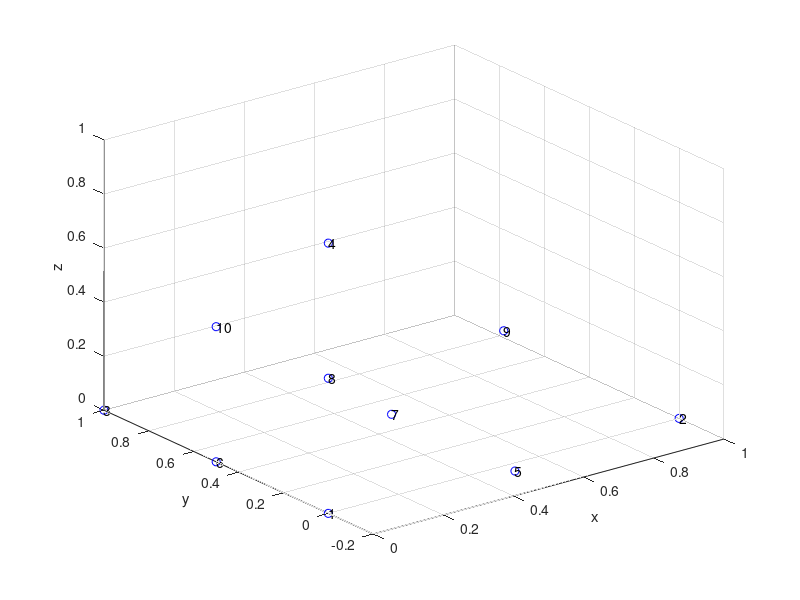

MATLAB code for this plot: (Note: this script raises an error after producing the figure.)

close all;
clear all;
clc;

addpath('../../../fluid_function_utils');

%  % Define unit tetrahedron locations
%  xI = [0,0,0];
%  xJ = [1,0,0];
%  xK = [0,1,0];
%  xL = [0,0,1];
%  xM = [0.5,0,0];
%  xN = [0.5,0.5,0];
%  xO = [0 0.5 0];
%  xP = [0 0 0.5];
%  xQ = [0.5 0 0.5];
%  xR = [0 0.5 0.5];
%  
%  nodelocs = [xI; xJ; xK; xL; xM; xN; xO; xP; xQ; xR];
%  
%  figure; hold on;
%  for m = 1:10
%    scatter3(nodelocs(m,1), nodelocs(m,2), nodelocs(m,3), 'b');
%    text(nodelocs(m,1), nodelocs(m,2), nodelocs(m,3), num2str(m));
%  end
%  xlabel('x'); ylabel('y'); zlabel('z');
%  loc1_bary = [1/3, 1/3, 1/3, 0];
%  loc2_bary = [0.6, 0.2, 0.2, 0];
%  loc3_bary = [0.2, 0.6, 0.2, 0];
%  loc4_bary = [0.2, 0.2, 0.6, 0];
%  loc1 = tet_interp(nodelocs, [1/3,1/3,1/3,0]);
%  loc2 = tet_interp(nodelocs, [0.6,0.2,0.2,0]);
%  loc3 = tet_interp(nodelocs, [0.2,0.6,0.2,0]);
%  loc4 = tet_interp(nodelocs, [0.2,0.2,0.6,0]);
%  scatter3(loc1(1), loc1(2), loc1(3), 'r');
%  scatter3(loc2(1), loc2(2), loc2(3), 'r');
%  scatter3(loc3(1), loc3(2), loc3(3), 'r');
%  scatter3(loc4(1), loc4(2), loc4(3), 'r');
%  
%  for m = 1:10
%    x = nodelocs(m,1);
%    def(m,:) = [x^2 0 0];
%  end
%  
%  nodelocs_def = nodelocs + def;
%  figure; hold on;
%  for m = 1:10
%    scatter3(nodelocs_def(m,1), nodelocs_def(m,2), nodelocs_def(m,3), 'g');
%  end
%  xlabel('x'); ylabel('y'); zlabel('z');
%  grid on;
%  
%  for m = 1:20
%    for j = 1:20
%      i = 0.5*rand(1);
%      j = 0.5*rand(1);
%      k = 1-i-j;
%      loc = tet_interp(nodelocs_def, [0,i,j,k]);
%      scatter3(loc(1), loc(2), loc(3), 'r');
%      n = determine_normal(nodelocs_def, loc, [0,i,j,k]);
%      a = nodelocs_def(2,:).*(4*i-1) + nodelocs_def(4,:).*(-4*(1-i-j)+1) + nodelocs_def(6,:).*(4*j) + nodelocs_def(9,:).*(4*(1-i-j)-4*i) + nodelocs_def(10,:).*(-4*j);
%      b = nodelocs_def(3,:).*(4*j-1) + nodelocs_def(4,:).*(-4*(1-i-j)+1) + nodelocs_def(6,:).*(4*i) + nodelocs_def(9,:).*(-4*i) + nodelocs_def(10,:).*(4*(1-i-j)-4*j);
%      nn = cross(a', b'); nn = nn ./ norm(nn);
%      disp(norm(n - nn'));
%    end
%  end
%  for m = 1:100
%    i = rand(1); j = 1-i;
%    loc = tet_interp(nodelocs_def, [0, i, j, 0]);
%    scatter3(loc(1), loc(2), loc(3), 'b');
%  end
%  xlim([0 3]); ylim([0 3]); zlim([0 3]);
%  
%  [n1] = determine_normal(nodelocs, loc1, loc1_bary);
%  [n2] = determine_normal(nodelocs, loc2, loc2_bary);
%  [n3] = determine_normal(nodelocs, loc3, loc3_bary);
%  [n4] = determine_normal(nodelocs, loc4, loc4_bary);


nodelocs = [0 0 0;
            1 0 0;
            0 1 0;
            0 0 1;
            0.5 -0.05 0;
            0 0.5 0;
            0.5 0.5 0;
            0 0 0.5;
            0.5 0 0.5;
            0 0.5 0.5];

figure; hold on; grid on;
for m = 1:10
  scatter3(nodelocs(m,1), nodelocs(m,2), nodelocs(m,3), 'b');
  text(nodelocs(m,1), nodelocs(m,2), nodelocs(m,3), num2str(m));
end
xlabel('x'); ylabel('y'); zlabel('z'); view(3);

L1list = 0.01:0.01:0.99 - 0.1;
L2list = 1 - L1list;
for m = 1:length(L1list)
  L1 = L1list(m); L2 = L2list(m);
  loc = tet_interp(nodelocs, [L1 L2 0.1 0]);
  scatter3(loc(1), loc(2), loc(3), 'r');
end

%for m = 1:10
%  x = nodelocs(m,1);
%  y = nodelocs(m,2);
%  w = 1 - (x^2 + y^2);
%  def(m,:) = [0 0 w];
%end
%nodelocs_def = nodelocs + def;
%
%loc1 = tet_interp(nodelocs, [0 1/3 1/3 1/3]);
%loc2 = tet_interp(nodelocs, [0 0.2 0.2 0.6]);
%loc3 = tet_interp(nodelocs, [0 0.2 0.6 0.2]);
%loc4 = tet_interp(nodelocs, [0 0.6 0.2 0.2]);
%
%loc1_def = tet_interp(nodelocs_def, [0 1/3 1/3 1/3]);
%loc2_def = tet_interp(nodelocs_def, [0 0.2 0.2 0.6]);
%loc3_def = tet_interp(nodelocs_def, [0 0.2 0.6 0.2]);
%loc4_def = tet_interp(nodelocs_def, [0 0.6 0.2 0.2]);
%
%figure; hold on;
%for m = 1:10
%  scatter3(nodelocs(m,1), nodelocs(m,2), nodelocs(m,3), 'b');
%  text(nodelocs(m,1), nodelocs(m,2), nodelocs(m,3), num2str(m));
%end
%xlabel('x'); ylabel('y'); zlabel('z');
%scatter3(loc1(1), loc1(2), loc1(3), 'r');
%scatter3(loc2(1), loc2(2), loc2(3), 'r');
%scatter3(loc3(1), loc3(2), loc3(3), 'r');
%scatter3(loc4(1), loc4(2), loc4(3), 'r');
%
%figure; hold on;
%for m = 1:10
%  scatter3(nodelocs_def(m,1), nodelocs_def(m,2), nodelocs_def(m,3), 'b');
%  text(nodelocs_def(m,1), nodelocs_def(m,2), nodelocs_def(m,3), num2str(m));
%end
%xlabel('x'); ylabel('y'); zlabel('z');
%scatter3(loc1_def(1), loc1_def(2), loc1_def(3), 'k');
%scatter3(loc2_def(1), loc2_def(2), loc2_def(3), 'k');
%scatter3(loc3_def(1), loc3_def(2), loc3_def(3), 'k');
%scatter3(loc4_def(1), loc4_def(2), loc4_def(3), 'k');
%
%for l = 1:100
%  i = 0.7*rand(1);
%  j = 0.3*rand(1);
%  k = 1-i-j;
%  loc = tet_interp(nodelocs_def, [0 i j k]);
%  scatter3(loc(1), loc(2), loc(3), 'k');
%  nn = determine_normal(nodelocs_def, loc, [0 i j k]);
%  r = sqrt(loc(1)^2 + loc(2)^2); t = atan2(loc(2), loc(1));
%  dwdr = -2*r;
%  na = [-dwdr*cos(t); -dwdr*sin(t); 1]; na = na ./ norm(na);
%  diff = norm(nn' - na);
%  disp(diff);
%end



function [loc] = tet_interp(nl, L)

  L1 = L(1);
  L2 = L(2);
  L3 = L(3);
  L4 = L(4);

  loc = nl(1,:).*(2*L1-1)*L1 + nl(2,:).*(2*L2-1)*L2 + nl(3,:).*(2*L3-1)*L3 + nl(4,:).*(2*L4-1)*L4 + ...
        nl(5,:).*(4*L1*L2) + nl(6,:).*(4*L2*L3) + nl(7,:).*(4*L1*L3) + nl(8,:).*(4*L1*L4) + ...
        nl(9,:).*(4*L2*L4) + nl(10,:).*(4*L3*L4);

end

